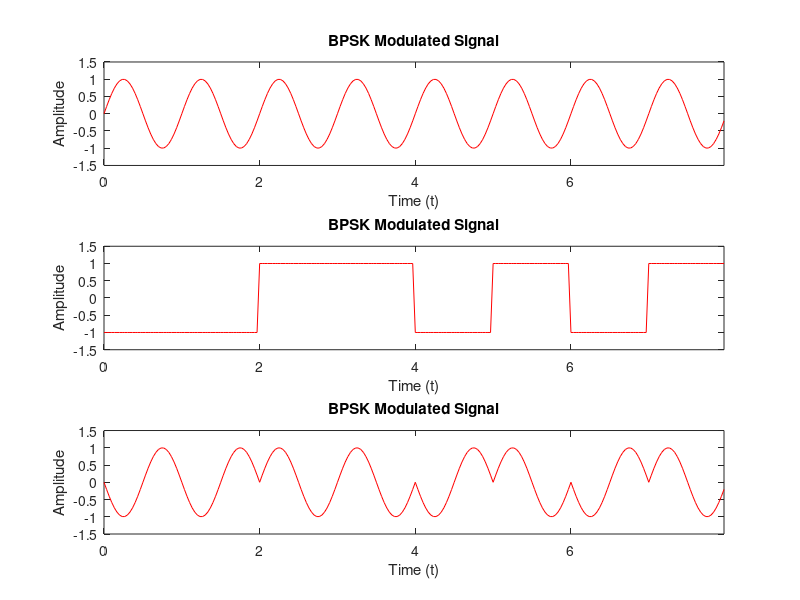

Write the MATLAB code that produced this figure.
%BPSK
clc
% Data Here
nama=input('Input your name : ', "s");
ascii = int8(nama);
asciibin = dec2bin(ascii,8);
b = asciibin';
c = str2num(b(:)); 
bitdata = c;


fc = 1;
fs = 30*fc; 
ts = 1/fs;
bitlen = length(bitdata);
Bitrate = 01;
t_akhir=bitlen/Bitrate;
t = 0 : ts : t_akhir;
len_t = length(t);
t = t(1:len_t-1);

 % Oscilator Carrier Here
sc = sin(2*pi*fc*t);

data_len = length(bitdata);
        for i = 1:data_len
            if (bitdata(i) ==  0)
                NRZ_sign(i) = -1;
            else
                NRZ_sign(i) = 1;
            end
        end

sampleperbit = fs/Bitrate;
    sign_s = [];
    
    % Quadrature Digital Signal
        for i = 1:data_len
            sign = NRZ_sign(i)*ones(1,sampleperbit);
            sign_s = [sign_s sign];
        end

BPSK_Sign = sign_s.*sc;  % BPSK

subplot(3,1,1)
plot(t,sc,'r',LineWidth=2)
title('BPSK Modulated Signal')
xlabel('Time (t)')
ylabel('Amplitude')
axis([0 t(end) -1.5 1.5]);

subplot(3,1,2)
plot(t,sign_s,'r',LineWidth=2)
title('BPSK Modulated Signal')
xlabel('Time (t)')
ylabel('Amplitude')
axis([0 t(end) -1.5 1.5]);

subplot(3,1,3)
plot(t,BPSK_Sign,'r',LineWidth=2)
title('BPSK Modulated Signal')
xlabel('Time (t)')
ylabel('Amplitude')
axis([0 t(end) -1.5 1.5]);
